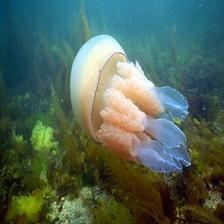
#> input picture processando-imagens/01.jpeg, 224 x 224 px
$ python app.py
#> lines starting #> are read from the running program, lines starting #| are printed output that depends on the picture; after the words box and inside, x2 and y2 are one past the last pixel; in counts of white or black regions, pixels touching at a corner belong together
#> further down, img is the input picture: shape (224, 224, 3); mean B, G, R 88.8, 102.2, 80.1
import cv2
import numpy as np

def converter_para_tons_de_cinza(img):
    """Converte uma imagem colorida para tons de cinza.

    Args:
        img: A imagem colorida como um array NumPy.

    Returns:
        A imagem em tons de cinza como um array NumPy.
    """

    gray_img = cv2.cvtColor(img, cv2.COLOR_BGR2GRAY)
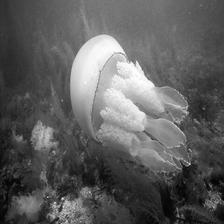
#> gray_img: shape (224, 224); min 1, max 255, mean 94.1
    return gray_img

def binarizar_imagem(img, threshold=127):
    """Binariza uma imagem em tons de cinza.

    Args:
        img: A imagem em tons de cinza como um array NumPy.
        threshold: O valor do limiar para binarização.

    Returns:
        A imagem binarizada como um array NumPy.
    """
#> called with threshold = 127

    _, binary_img = cv2.threshold(img, threshold, 255, cv2.THRESH_BINARY)
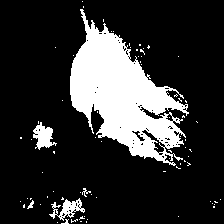
#> binary_img: shape (224, 224); 19.2% white; 77 white regions (72 under 20 px), largest, box (x1, y1, x2, y2) and area: (70, 9, 189, 166) 8689, (33, 122, 57, 150) 358, (49, 198, 85, 221) 333, (82, 188, 91, 197) 30, (27, 200, 34, 209) 28
    return binary_img

# Carregando a imagem
img = cv2.imread('./01.jpeg')

# Convertendo para tons de cinza
gray_img = converter_para_tons_de_cinza(img)

# Binarizando a imagem
binary_img = binarizar_imagem(gray_img, threshold=127)  # Ajuste o limiar conforme necessário

# Mostrando as imagens
cv2.imshow('Original', img)
cv2.imshow('Tons de Cinza', gray_img)
cv2.imshow('Binarizada', binary_img)
cv2.waitKey(0)
cv2.destroyAllWindows()
